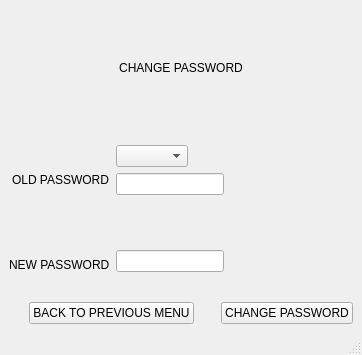
<?xml version="1.0" encoding="UTF-8"?>
<ui version="4.0">
 <class>MainWindow</class>
 <widget class="QMainWindow" name="MainWindow">
  <property name="geometry">
   <rect>
    <x>0</x>
    <y>0</y>
    <width>362</width>
    <height>355</height>
   </rect>
  </property>
  <property name="windowTitle">
   <string>MainWindow</string>
  </property>
  <property name="styleSheet">
   <string notr="true"/>
  </property>
  <widget class="QWidget" name="centralwidget">
   <layout class="QGridLayout" name="gridLayout">
    <item row="0" column="0" colspan="3" alignment="Qt::AlignHCenter|Qt::AlignTop">
     <widget class="QLabel" name="label_3">
      <property name="styleSheet">
       <string notr="true">font: 18pt &quot;MS UI Gothic&quot;;</string>
      </property>
      <property name="text">
       <string/>
      </property>
      <property name="pixmap">
       <pixmap>2.jpg</pixmap>
      </property>
      <property name="scaledContents">
       <bool>true</bool>
      </property>
     </widget>
    </item>
    <item row="1" column="0" colspan="3" alignment="Qt::AlignHCenter|Qt::AlignTop">
     <widget class="QLabel" name="label_4">
      <property name="styleSheet">
       <string notr="true">font: 18pt &quot;MS UI Gothic&quot;;</string>
      </property>
      <property name="text">
       <string>&lt;html&gt;&lt;head/&gt;&lt;body&gt;&lt;p align=&quot;center&quot;&gt;CHANGE PASSWORD&lt;/p&gt;&lt;p align=&quot;center&quot;&gt;&lt;br/&gt;&lt;/p&gt;&lt;/body&gt;&lt;/html&gt;</string>
      </property>
     </widget>
    </item>
    <item row="2" column="1" colspan="2" alignment="Qt::AlignLeft|Qt::AlignBottom">
     <widget class="QComboBox" name="comboBox"/>
    </item>
    <item row="3" column="0" alignment="Qt::AlignRight|Qt::AlignTop">
     <widget class="QLabel" name="label_2">
      <property name="text">
       <string>OLD PASSWORD</string>
      </property>
     </widget>
    </item>
    <item row="3" column="1" colspan="2" alignment="Qt::AlignLeft|Qt::AlignTop">
     <widget class="QLineEdit" name="lineEdit"/>
    </item>
    <item row="4" column="0" alignment="Qt::AlignRight|Qt::AlignBottom">
     <widget class="QLabel" name="label">
      <property name="text">
       <string>NEW PASSWORD</string>
      </property>
     </widget>
    </item>
    <item row="4" column="1" colspan="2" alignment="Qt::AlignLeft|Qt::AlignBottom">
     <widget class="QLineEdit" name="lineEdit_2"/>
    </item>
    <item row="5" column="0" colspan="2" alignment="Qt::AlignHCenter|Qt::AlignBottom">
     <widget class="QPushButton" name="pushButton_2">
      <property name="text">
       <string>BACK TO PREVIOUS MENU</string>
      </property>
     </widget>
    </item>
    <item row="5" column="2" alignment="Qt::AlignRight|Qt::AlignBottom">
     <widget class="QPushButton" name="pushButton">
      <property name="text">
       <string>CHANGE PASSWORD</string>
      </property>
     </widget>
    </item>
   </layout>
  </widget>
  <widget class="QStatusBar" name="statusbar"/>
 </widget>
 <resources/>
 <connections/>
</ui>
